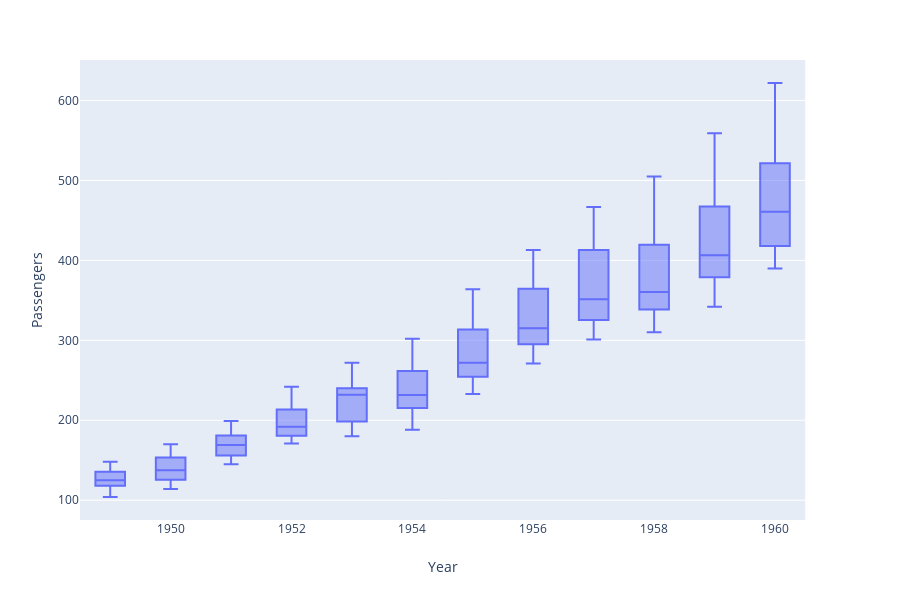

Here is the notebook cell this chart was saved with:
### Code cell
px.box(airpassengerspx, x="Year", y="Passengers")

### Figure 1 — Plotly figure (JSON) as saved in the notebook; plotly's stock layout.template omitted (floating-point values rounded to 4 significant figures; data arrays with more than 128 entries replaced by an {"elided": "..."} marker saying what was removed)
{"data": [{"alignmentgroup": "True", "hoverlabel": {"namelength": 0}, "hovertemplate": "Year=%{x}<br>Passengers=%{y}", "legendgroup": "", "marker": {"color": "#636efa"}, "name": "", "notched": false, "offsetgroup": "", "orientation": "v", "showlegend": false, "type": "box", "x": {"elided": "144 int values"}, "x0": " ", "xaxis": "x", "y": {"elided": "144 int values"}, "y0": " ", "yaxis": "y"}], "layout": {"boxmode": "group", "height": 600, "legend": {"tracegroupgap": 0}, "margin": {"t": 60}, "xaxis": {"anchor": "y", "domain": [0, 0.98], "title": {"text": "Year"}}, "yaxis": {"anchor": "x", "domain": [0, 1], "title": {"text": "Passengers"}}}}
